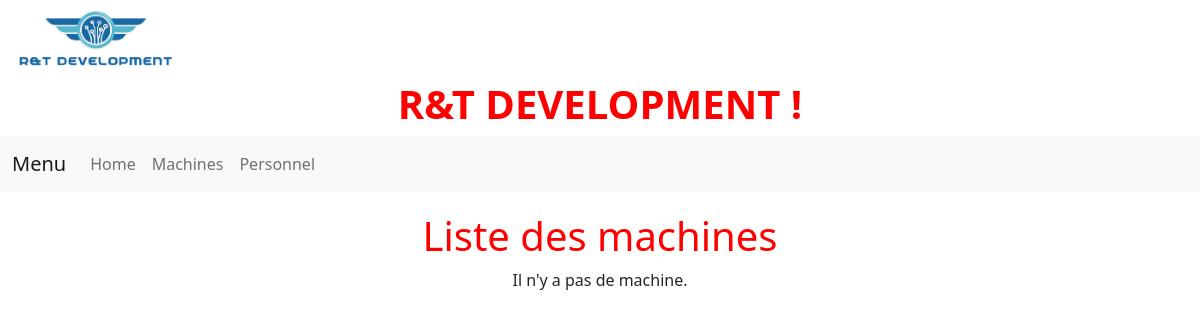
The app's page /computerApp/machines/, older data.
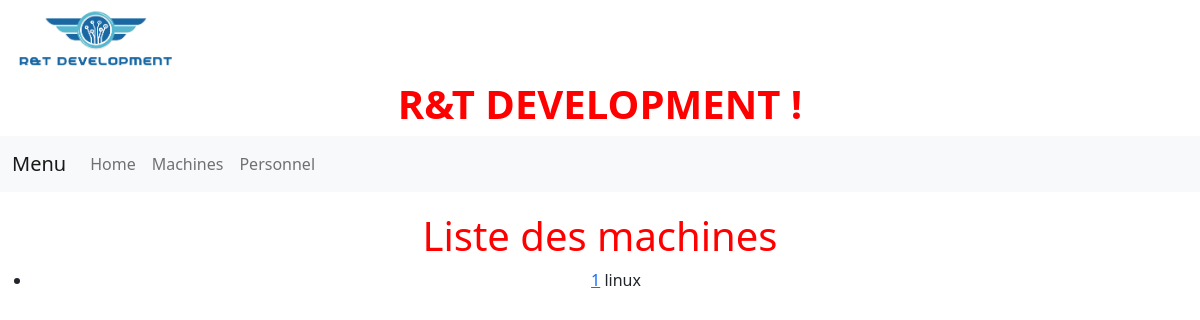
The same page, newer data.
### computerApp/models.py (models this page shows, shortened)
class Machine(models.Model):
    TYPE = (
        ('PC', ('PC - Run windows')),
        ('Mac', ('MAc - Run MacOS')),
        ('Serveur',('Serveur - Simple Server to deploy virtual machines')),
        ('Switch', ('Switch - To maintains and connect servers')),
    )
    id = models.AutoField(
        primary_key=True,
        editable=False
    )
    nom = models.CharField(
        max_length=50
    )
    maintenanceDate = models.DateField(
        default=datetime.now()
    )
    mach = models.CharField(
        max_length=32,
        choices=TYPE,
        default='PC'
    )

### computerApp/views.py (the view)
# urls.py: path('machines/',views.machine_list_view, name='machines'),
def machine_list_view(request) :
    machines=Machine.objects.all()
    context={'machines': machines}
    return render(request, 'computerapp/machine_list.html', context)

### computerApp/templates/computerapp/machine_list.html
{% extends "index.html" %}
{% block content %}
    <h1> Liste des machines</h1>
    {% if machines %}
    <ul>
        {% for machine in machines %}
            <li>
                <a href="{% url 'machine-detail' machine.nom %}">
                {{ machine.id }}</a> {{ machine.nom }}
            </li>
        {% endfor %}
    </ul>
    {% else %}
        <p> Il n'y a pas de machine. </p>
    {% endif %}
{% endblock %}

### computerApp/templates/index.html (shortened to what this page needs)
<!DOCTYPE html>
<html lang="fr">
    <head >
        <link href="https://cdn.jsdelivr.net/npm/bootstrap@5.2.0-beta1/dist/css/bootstrap.min.css" rel="stylesheet">
        {% load static %}
        <link rel="stylesheet" href="{% static 'css/style.css' %} " >
    </head>
    <body>
        <div>
            {% load static %}
            <img id="image" src="{% static 'computerapp/images/rtdev.png' %}" alt="" style="width: 190px;height: 80px;">
        </div>
        <div style="text-align:center;">
            <h1><b>R&T DEVELOPMENT !</b></h1>
        </div>
        {% block menu %}
            {% block sidebar %}
                <nav class="navbar navbar-expand-lg bg-light">
                    <div class="container-fluid">
                        <a class="navbar-brand" href="#">Menu</a>
                        <div class="collapse navbar-collapse" id="navbarNav">
                            <ul class="navbar-nav">
                                <li class="nav-item">
                                    <a class="nav-link"  href="{% url 'index' %}">Home</a>
                                </li>
                                <li class="nav-item">
                                    <a class="nav-link" href="{% url 'machines' %}">Machines</a>
                                </li>
                                <li class="nav-item">
                                    <a class="nav-link" href="{% url 'persos' %}">Personnel</a>
                                </li>
                            </ul>
                        </div>
                    </div>
                </nav>
            {% endblock %}
        {% endblock %}
        <div style="text-align:center; margin-top: 20px;">
            {% block content %}{% endblock %}
        </div>
    </body>
</html>

### static/css/style.css (style rules this page uses)
h1 { color: red; }

Row changes from the older to the newer data that the page shows:
added Machine: id "1", nom "linux"
Text that changed along with them:
text no longer shown: "Il n'y a pas de machine."
